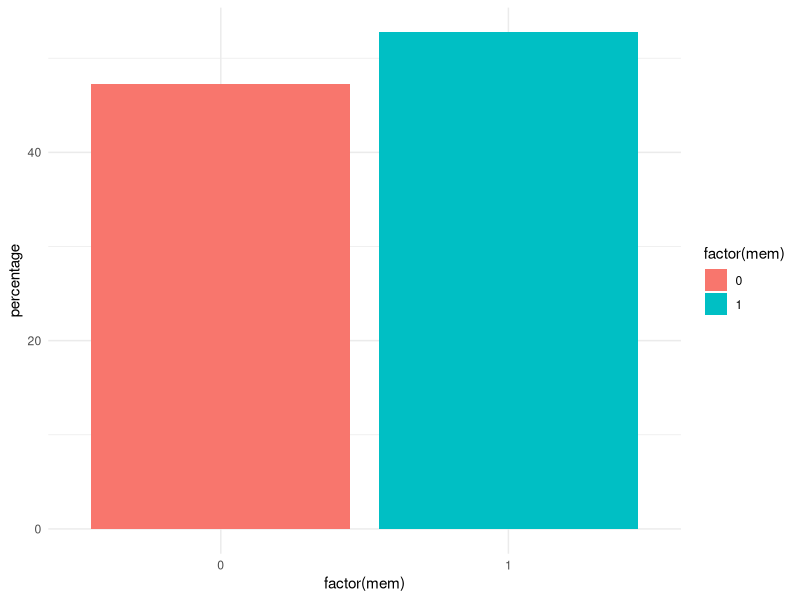

The R script that drew this image:
## ---- chunk 1
library(tidyverse)
## ---- chunk 2
dat = read.csv("bixi1.csv")
## ---- chunk 3
donnees_summary <- dat %>%
  group_by(mem) %>%
  summarise(percentage = n() / nrow(dat) * 100)
# Création variable pour afficher en %

# Création du graphique à barres
ggplot(data = donnees_summary, aes(x = factor(mem), y = percentage, fill = factor(mem))) +
  geom_bar(stat = "identity") +
  theme_minimal()
## ---- chunk 4

## ---- chunk 5

## ---- chunk 6

## ---- chunk 7

## ---- chunk 8
